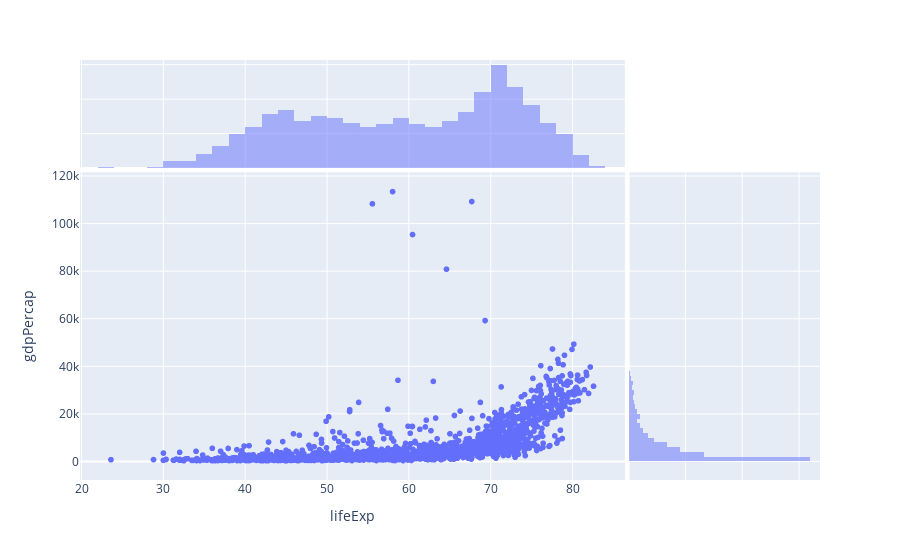

Write notebook code for a chart like this one.
### Markdown cell above
### Problem 11: Scatterplot of Life Expectancy vs. GDP including marginal histograms with `plotly`

Create a Scatterplot Life Expectancy vs. GDP including marginals as histograms using `plotly`. Save the plot to `ans11.png` in the `images` folder.

### Code cell
### GRADED
#plotly gdp v life exp marginal_x = "histogram" and y

# YOUR CODE HERE
px.scatter(gapminder, x='lifeExp', y='gdpPercap', marginal_x='histogram', marginal_y='histogram')

### Figure 1 — Plotly figure (JSON) as saved in the notebook; plotly's stock layout.template omitted (floating-point values rounded to 4 significant figures; data arrays with more than 128 entries replaced by an {"elided": "..."} marker saying what was removed)
{"data": [{"hovertemplate": "lifeExp=%{x}<br>gdpPercap=%{y}<extra></extra>", "legendgroup": "", "marker": {"color": "#636efa", "symbol": "circle"}, "mode": "markers", "name": "", "showlegend": false, "type": "scattergl", "x": {"elided": "1704 float values"}, "xaxis": "x", "y": {"elided": "1704 float values"}, "yaxis": "y"}, {"alignmentgroup": "True", "bingroup": "x", "hovertemplate": "lifeExp=%{x}<br>count=%{y}<extra></extra>", "legendgroup": "", "marker": {"color": "#636efa"}, "name": "", "offsetgroup": "", "opacity": 0.5, "showlegend": false, "type": "histogram", "x": {"elided": "1704 float values"}, "xaxis": "x3", "yaxis": "y3"}, {"alignmentgroup": "True", "bingroup": "y", "hovertemplate": "gdpPercap=%{y}<br>count=%{x}<extra></extra>", "legendgroup": "", "marker": {"color": "#636efa"}, "name": "", "offsetgroup": "", "opacity": 0.5, "showlegend": false, "type": "histogram", "xaxis": "x2", "y": {"elided": "1704 float values"}, "yaxis": "y2"}], "layout": {"autosize": true, "barmode": "overlay", "legend": {"tracegroupgap": 0}, "margin": {"t": 60}, "xaxis": {"anchor": "y", "autorange": true, "domain": [0, 0.7363], "range": [19.99, 86.22], "title": {"text": "lifeExp"}, "type": "linear"}, "xaxis2": {"anchor": "y2", "autorange": true, "domain": [0.7413, 1], "matches": "x2", "range": [0, 673.7], "showgrid": true, "showline": false, "showticklabels": false, "ticks": ""}, "xaxis3": {"anchor": "y3", "autorange": true, "domain": [0, 0.7363], "matches": "x", "range": [19.99, 86.22], "showgrid": true, "showticklabels": false, "type": "linear"}, "xaxis4": {"anchor": "y4", "domain": [0.7413, 1], "matches": "x2", "showgrid": true, "showline": false, "showticklabels": false, "ticks": ""}, "yaxis": {"anchor": "x", "autorange": true, "domain": [0, 0.7326], "range": [-9484.0, 123200.0], "title": {"text": "gdpPercap"}, "type": "linear"}, "yaxis2": {"anchor": "x2", "autorange": true, "domain": [0, 0.7326], "matches": "y", "range": [-9484.0, 123200.0], "showgrid": true, "showticklabels": false, "type": "linear"}, "yaxis3": {"anchor": "x3", "autorange": true, "domain": [0.7426, 1], "matches": "y3", "range": [0, 156.8], "showgrid": true, "showline": false, "showticklabels": false, "ticks": ""}, "yaxis4": {"anchor": "x4", "domain": [0.7426, 1], "matches": "y3", "showgrid": true, "showline": false, "showticklabels": false, "ticks": ""}}}
